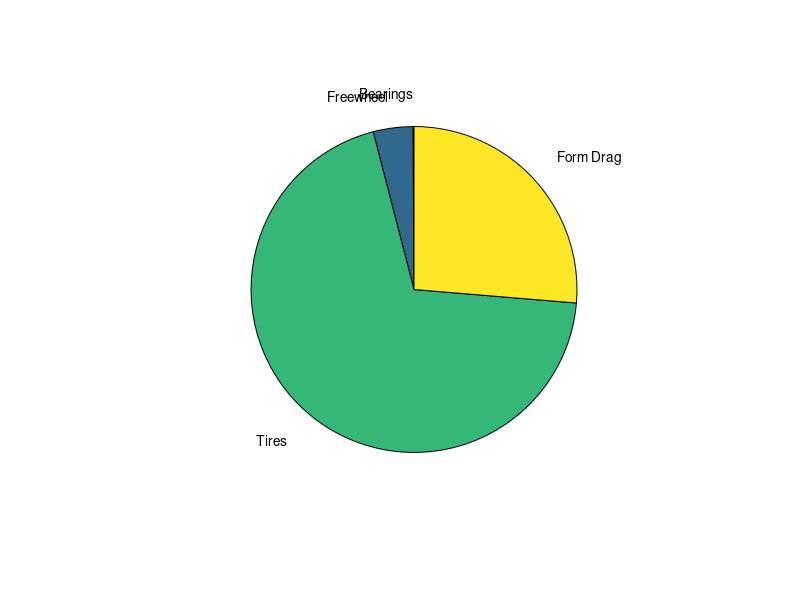

Here is the MATLAB script that generated this plot:
driverMass = 60;%kg
carMass = 30;%kg
tireCRR = 0.003;
frontBearingDragTorque = (2.09 + 4.87) / 1000;%N*m
rearBearingDragTorque = (1.32 * 2) / 1000;%N*m
freewheelPowerLoss = 1;%W
g = 9.8;%m/s
carVelocity = 6.7;%m/s
wheelDia = 0.4780;%m
frontalArea = 0.3;%m^2
densityAir = 1.225;%kg/m^3
dragForce15 = 1;%N
%dragCoeff = 0.093;

totalMass = carMass + driverMass;
wheelCirc = wheelDia * pi;
omega = carVelocity / wheelCirc * 2 * pi;

bearingPowerLoss = (frontBearingDragTorque * 2 + rearBearingDragTorque) * omega;
bearingForce = (frontBearingDragTorque * 2 + rearBearingDragTorque) * wheelDia / 2;

tireForce = tireCRR * totalMass * g;
tirePowerLoss = tireForce * carVelocity;

freewheelForce = freewheelPowerLoss / carVelocity;

labels = {'Bearings', 'Freewheel', 'Tires', 'Form Drag'};
data = [bearingForce, freewheelForce, tireForce, dragForce15];
clf; pie(data, labels);

totalForce = bearingForce + freewheelForce + tireForce + dragForce15;
energyMile = totalForce * 1609;
kWhMile = energyMile / (60 * 60 * 1000);
milesPerkWh = 1/kWhMile